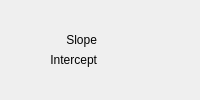
                       <widget class="QWidget" name="sfl2PLMTab">
                        <attribute name="title">
                         <string>Slope • Intercept</string>
                        </attribute>
                        <layout class="QGridLayout" name="gridLayout_100">
                         <item row="0" column="0">
                          <layout class="QGridLayout" name="gridLayout_3">
                           <item row="0" column="0">
                            <widget class="QLabel" name="sfl2PLMSlpLabel">
                             <property name="text">
                              <string>Slope</string>
                             </property>
                             <property name="alignment">
                              <set>Qt::AlignRight|Qt::AlignTrailing|Qt::AlignVCenter</set>
                             </property>
                            </widget>
                           </item>
                           <item row="0" column="1">
                            <widget class="QwtCounter" name="sfl2PLMSlpDSpin" native="true">
                             <property name="sizePolicy">
                              <sizepolicy hsizetype="Preferred" vsizetype="Fixed">
                               <horstretch>0</horstretch>
                               <verstretch>0</verstretch>
                              </sizepolicy>
                             </property>
                             <property name="numButtons" stdset="0">
                              <number>1</number>
                             </property>
                            </widget>
                           </item>
                           <item row="1" column="0">
                            <widget class="QLabel" name="sfl2PLMIntLabel">
                             <property name="text">
                              <string>Intercept</string>
                             </property>
                             <property name="alignment">
                              <set>Qt::AlignRight|Qt::AlignTrailing|Qt::AlignVCenter</set>
                             </property>
                            </widget>
                           </item>
                           <item row="1" column="1">
                            <widget class="QwtCounter" name="sfl2PLMIntDSpin" native="true">
                             <property name="sizePolicy">
                              <sizepolicy hsizetype="Preferred" vsizetype="Fixed">
                               <horstretch>0</horstretch>
                               <verstretch>0</verstretch>
                              </sizepolicy>
                             </property>
                             <property name="numButtons" stdset="0">
                              <number>1</number>
                             </property>
                            </widget>
                           </item>
                          </layout>
                         </item>
                        </layout>
                       </widget>
